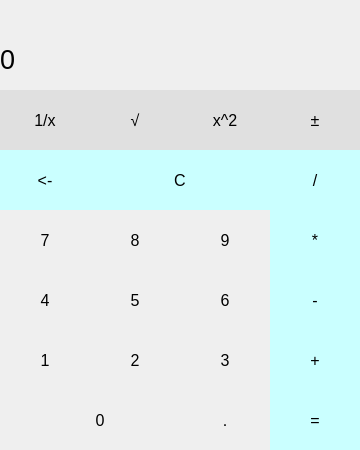
<?xml version="1.0" encoding="UTF-8"?>
<ui version="4.0">
 <class>CalcClass</class>
 <widget class="QMainWindow" name="CalcClass">
  <property name="geometry">
   <rect>
    <x>0</x>
    <y>0</y>
    <width>360</width>
    <height>450</height>
   </rect>
  </property>
  <property name="windowTitle">
   <string>Calc</string>
  </property>
  <widget class="QWidget" name="centralWidget">
   <widget class="QLabel" name="Rez_label">
    <property name="geometry">
     <rect>
      <x>0</x>
      <y>34</y>
      <width>360</width>
      <height>51</height>
     </rect>
    </property>
    <property name="font">
     <font>
      <pointsize>20</pointsize>
     </font>
    </property>
    <property name="styleSheet">
     <string notr="true">QLabel
{
	qproperty-alignment: 'AlignVCenter | AlignRight';
	border: none;
}

background-color: white;</string>
    </property>
    <property name="text">
     <string>0</string>
    </property>
   </widget>
   <widget class="QPushButton" name="pushButton_invert">
    <property name="geometry">
     <rect>
      <x>0</x>
      <y>90</y>
      <width>90</width>
      <height>60</height>
     </rect>
    </property>
    <property name="font">
     <font>
      <pointsize>12</pointsize>
     </font>
    </property>
    <property name="styleSheet">
     <string notr="true">QPushButton
{
border:none;
background-color: rgb(224, 224, 224);
}
QPushButton:pressed
{
background-color:qlineargradient(x1:0,y1:0,x2:0,y2:1,
						  stop: 0#C0C0C0, stop: 1#D7D7D7);
}</string>
    </property>
    <property name="text">
     <string>1/x</string>
    </property>
   </widget>
   <widget class="QPushButton" name="pushButton_1">
    <property name="geometry">
     <rect>
      <x>0</x>
      <y>330</y>
      <width>90</width>
      <height>60</height>
     </rect>
    </property>
    <property name="font">
     <font>
      <pointsize>12</pointsize>
     </font>
    </property>
    <property name="styleSheet">
     <string notr="true">QPushButton
{
border:none;
}
QPushButton:pressed
{
background-color:qlineargradient(x1:0,y1:0,x2:0,y2:1,
						  stop: 0#dadbde, stop: 1#f6f7fa);
}</string>
    </property>
    <property name="text">
     <string>1</string>
    </property>
   </widget>
   <widget class="QPushButton" name="pushButton_4">
    <property name="geometry">
     <rect>
      <x>0</x>
      <y>270</y>
      <width>90</width>
      <height>60</height>
     </rect>
    </property>
    <property name="font">
     <font>
      <pointsize>12</pointsize>
     </font>
    </property>
    <property name="styleSheet">
     <string notr="true">QPushButton
{
border:none;
}
QPushButton:pressed
{
background-color:qlineargradient(x1:0,y1:0,x2:0,y2:1,
						  stop: 0#dadbde, stop: 1#f6f7fa);
}</string>
    </property>
    <property name="text">
     <string>4</string>
    </property>
   </widget>
   <widget class="QPushButton" name="pushButton_7">
    <property name="geometry">
     <rect>
      <x>0</x>
      <y>210</y>
      <width>90</width>
      <height>60</height>
     </rect>
    </property>
    <property name="font">
     <font>
      <pointsize>12</pointsize>
     </font>
    </property>
    <property name="styleSheet">
     <string notr="true">QPushButton
{
border:none;
}
QPushButton:pressed
{
background-color:qlineargradient(x1:0,y1:0,x2:0,y2:1,
						  stop: 0#dadbde, stop: 1#f6f7fa);
}</string>
    </property>
    <property name="text">
     <string>7</string>
    </property>
   </widget>
   <widget class="QPushButton" name="pushButton_centry">
    <property name="geometry">
     <rect>
      <x>0</x>
      <y>150</y>
      <width>90</width>
      <height>60</height>
     </rect>
    </property>
    <property name="font">
     <font>
      <pointsize>12</pointsize>
     </font>
    </property>
    <property name="styleSheet">
     <string notr="true">QPushButton
{
background-color: rgb(202, 255, 255);
border: none;
}
QPushButton:pressed
{
background-color:qlineargradient(x1:0, y1:0, z2:0, y2:1,
						  stop: 0#A2B5CD, stop: 1#BCD2EE);
}</string>
    </property>
    <property name="text">
     <string>&lt;-</string>
    </property>
   </widget>
   <widget class="QPushButton" name="pushButton_sgnch">
    <property name="geometry">
     <rect>
      <x>270</x>
      <y>90</y>
      <width>90</width>
      <height>60</height>
     </rect>
    </property>
    <property name="font">
     <font>
      <pointsize>12</pointsize>
     </font>
    </property>
    <property name="styleSheet">
     <string notr="true">QPushButton
{
border:none;
background-color: rgb(224, 224, 224);
}
QPushButton:pressed
{
background-color:qlineargradient(x1:0,y1:0,x2:0,y2:1,
						  stop: 0#C0C0C0, stop: 1#D7D7D7);
}</string>
    </property>
    <property name="text">
     <string>±</string>
    </property>
   </widget>
   <widget class="QPushButton" name="pushButton_sqrt">
    <property name="geometry">
     <rect>
      <x>90</x>
      <y>90</y>
      <width>90</width>
      <height>60</height>
     </rect>
    </property>
    <property name="font">
     <font>
      <pointsize>12</pointsize>
     </font>
    </property>
    <property name="styleSheet">
     <string notr="true">QPushButton
{
border:none;
background-color: rgb(224, 224, 224);
}
QPushButton:pressed
{
background-color:qlineargradient(x1:0,y1:0,x2:0,y2:1,
						  stop: 0#C0C0C0, stop: 1#D7D7D7);
}</string>
    </property>
    <property name="text">
     <string>√</string>
    </property>
   </widget>
   <widget class="QPushButton" name="pushButton_clear">
    <property name="geometry">
     <rect>
      <x>90</x>
      <y>150</y>
      <width>180</width>
      <height>60</height>
     </rect>
    </property>
    <property name="font">
     <font>
      <pointsize>12</pointsize>
     </font>
    </property>
    <property name="styleSheet">
     <string notr="true">QPushButton
{
background-color: rgb(202, 255, 255);
border: none;
}
QPushButton:pressed
{
background-color:qlineargradient(x1:0, y1:0, z2:0, y2:1,
						  stop: 0#A2B5CD, stop: 1#BCD2EE);
}</string>
    </property>
    <property name="text">
     <string>C</string>
    </property>
   </widget>
   <widget class="QPushButton" name="pushButton_8">
    <property name="geometry">
     <rect>
      <x>90</x>
      <y>210</y>
      <width>90</width>
      <height>60</height>
     </rect>
    </property>
    <property name="font">
     <font>
      <pointsize>12</pointsize>
     </font>
    </property>
    <property name="styleSheet">
     <string notr="true">QPushButton
{
border:none;
}
QPushButton:pressed
{
background-color:qlineargradient(x1:0,y1:0,x2:0,y2:1,
						  stop: 0#dadbde, stop: 1#f6f7fa);
}</string>
    </property>
    <property name="text">
     <string>8</string>
    </property>
   </widget>
   <widget class="QPushButton" name="pushButton_5">
    <property name="geometry">
     <rect>
      <x>90</x>
      <y>270</y>
      <width>90</width>
      <height>60</height>
     </rect>
    </property>
    <property name="font">
     <font>
      <pointsize>12</pointsize>
     </font>
    </property>
    <property name="styleSheet">
     <string notr="true">QPushButton
{
border:none;
}
QPushButton:pressed
{
background-color:qlineargradient(x1:0,y1:0,x2:0,y2:1,
						  stop: 0#dadbde, stop: 1#f6f7fa);
}</string>
    </property>
    <property name="text">
     <string>5</string>
    </property>
   </widget>
   <widget class="QPushButton" name="pushButton_2">
    <property name="geometry">
     <rect>
      <x>90</x>
      <y>330</y>
      <width>90</width>
      <height>60</height>
     </rect>
    </property>
    <property name="font">
     <font>
      <pointsize>12</pointsize>
     </font>
    </property>
    <property name="styleSheet">
     <string notr="true">QPushButton
{
border:none;
}
QPushButton:pressed
{
background-color:qlineargradient(x1:0,y1:0,x2:0,y2:1,
						  stop: 0#dadbde, stop: 1#f6f7fa);
}</string>
    </property>
    <property name="text">
     <string>2</string>
    </property>
   </widget>
   <widget class="QPushButton" name="pushButton_0">
    <property name="geometry">
     <rect>
      <x>10</x>
      <y>390</y>
      <width>180</width>
      <height>60</height>
     </rect>
    </property>
    <property name="font">
     <font>
      <pointsize>12</pointsize>
     </font>
    </property>
    <property name="styleSheet">
     <string notr="true">QPushButton
{
border:none;
}
QPushButton:pressed
{
background-color:qlineargradient(x1:0,y1:0,x2:0,y2:1,
						  stop: 0#dadbde, stop: 1#f6f7fa);
}</string>
    </property>
    <property name="text">
     <string>0</string>
    </property>
   </widget>
   <widget class="QPushButton" name="pushButton_decimal">
    <property name="geometry">
     <rect>
      <x>180</x>
      <y>390</y>
      <width>90</width>
      <height>60</height>
     </rect>
    </property>
    <property name="font">
     <font>
      <pointsize>12</pointsize>
     </font>
    </property>
    <property name="styleSheet">
     <string notr="true">QPushButton
{
border:none;
}
QPushButton:pressed
{
background-color:qlineargradient(x1:0,y1:0,x2:0,y2:1,
						  stop: 0#dadbde, stop: 1#f6f7fa);
}</string>
    </property>
    <property name="text">
     <string>.</string>
    </property>
   </widget>
   <widget class="QPushButton" name="pushButton_result">
    <property name="geometry">
     <rect>
      <x>270</x>
      <y>390</y>
      <width>90</width>
      <height>60</height>
     </rect>
    </property>
    <property name="font">
     <font>
      <pointsize>12</pointsize>
     </font>
    </property>
    <property name="styleSheet">
     <string notr="true">QPushButton
{
background-color: rgb(202, 255, 255);
border: none;
}
QPushButton:pressed
{
background-color:qlineargradient(x1:0, y1:0, z2:0, y2:1,
						  stop: 0#A2B5CD, stop: 1#BCD2EE);
}</string>
    </property>
    <property name="text">
     <string>=</string>
    </property>
   </widget>
   <widget class="QPushButton" name="pushButton_addition">
    <property name="geometry">
     <rect>
      <x>270</x>
      <y>330</y>
      <width>90</width>
      <height>60</height>
     </rect>
    </property>
    <property name="font">
     <font>
      <pointsize>12</pointsize>
     </font>
    </property>
    <property name="styleSheet">
     <string notr="true">QPushButton
{
background-color: rgb(202, 255, 255);
border: none;
}
QPushButton:pressed
{
background-color:qlineargradient(x1:0, y1:0, z2:0, y2:1,
						  stop: 0#A2B5CD, stop: 1#BCD2EE);
}</string>
    </property>
    <property name="text">
     <string>+</string>
    </property>
   </widget>
   <widget class="QPushButton" name="pushButton_3">
    <property name="geometry">
     <rect>
      <x>180</x>
      <y>330</y>
      <width>90</width>
      <height>60</height>
     </rect>
    </property>
    <property name="font">
     <font>
      <pointsize>12</pointsize>
     </font>
    </property>
    <property name="styleSheet">
     <string notr="true">QPushButton
{
border:none;
}
QPushButton:pressed
{
background-color:qlineargradient(x1:0,y1:0,x2:0,y2:1,
						  stop: 0#dadbde, stop: 1#f6f7fa);
}</string>
    </property>
    <property name="text">
     <string>3</string>
    </property>
   </widget>
   <widget class="QPushButton" name="pushButton_6">
    <property name="geometry">
     <rect>
      <x>180</x>
      <y>270</y>
      <width>90</width>
      <height>60</height>
     </rect>
    </property>
    <property name="font">
     <font>
      <pointsize>12</pointsize>
     </font>
    </property>
    <property name="styleSheet">
     <string notr="true">QPushButton
{
border:none;
}
QPushButton:pressed
{
background-color:qlineargradient(x1:0,y1:0,x2:0,y2:1,
						  stop: 0#dadbde, stop: 1#f6f7fa);
}</string>
    </property>
    <property name="text">
     <string>6</string>
    </property>
   </widget>
   <widget class="QPushButton" name="pushButton_substraction">
    <property name="geometry">
     <rect>
      <x>270</x>
      <y>270</y>
      <width>90</width>
      <height>60</height>
     </rect>
    </property>
    <property name="font">
     <font>
      <pointsize>12</pointsize>
     </font>
    </property>
    <property name="styleSheet">
     <string notr="true">QPushButton
{
background-color: rgb(202, 255, 255);
border: none;
}
QPushButton:pressed
{
background-color:qlineargradient(x1:0, y1:0, z2:0, y2:1,
						  stop: 0#A2B5CD, stop: 1#BCD2EE);
}</string>
    </property>
    <property name="text">
     <string>-</string>
    </property>
   </widget>
   <widget class="QPushButton" name="pushButton_9">
    <property name="geometry">
     <rect>
      <x>180</x>
      <y>210</y>
      <width>90</width>
      <height>60</height>
     </rect>
    </property>
    <property name="font">
     <font>
      <pointsize>12</pointsize>
     </font>
    </property>
    <property name="styleSheet">
     <string notr="true">QPushButton
{
border:none;
}
QPushButton:pressed
{
background-color:qlineargradient(x1:0,y1:0,x2:0,y2:1,
						  stop: 0#dadbde, stop: 1#f6f7fa);
}</string>
    </property>
    <property name="text">
     <string>9</string>
    </property>
   </widget>
   <widget class="QPushButton" name="pushButton_multiplication">
    <property name="geometry">
     <rect>
      <x>270</x>
      <y>210</y>
      <width>90</width>
      <height>60</height>
     </rect>
    </property>
    <property name="font">
     <font>
      <pointsize>12</pointsize>
     </font>
    </property>
    <property name="styleSheet">
     <string notr="true">QPushButton
{
background-color: rgb(202, 255, 255);
border: none;
}
QPushButton:pressed
{
background-color:qlineargradient(x1:0, y1:0, z2:0, y2:1,
						  stop: 0#A2B5CD, stop: 1#BCD2EE);
}</string>
    </property>
    <property name="text">
     <string>*</string>
    </property>
   </widget>
   <widget class="QPushButton" name="pushButton_sqr">
    <property name="geometry">
     <rect>
      <x>180</x>
      <y>90</y>
      <width>90</width>
      <height>60</height>
     </rect>
    </property>
    <property name="font">
     <font>
      <pointsize>12</pointsize>
     </font>
    </property>
    <property name="styleSheet">
     <string notr="true">QPushButton
{
border:none;
background-color: rgb(224, 224, 224);
}
QPushButton:pressed
{
background-color:qlineargradient(x1:0,y1:0,x2:0,y2:1,
						  stop: 0#C0C0C0, stop: 1#D7D7D7);
}</string>
    </property>
    <property name="text">
     <string>x^2</string>
    </property>
   </widget>
   <widget class="QPushButton" name="pushButton_division">
    <property name="geometry">
     <rect>
      <x>270</x>
      <y>150</y>
      <width>90</width>
      <height>60</height>
     </rect>
    </property>
    <property name="font">
     <font>
      <pointsize>12</pointsize>
     </font>
    </property>
    <property name="styleSheet">
     <string notr="true">QPushButton
{
background-color: rgb(202, 255, 255);
border: none;
}
QPushButton:pressed
{
background-color:qlineargradient(x1:0, y1:0, z2:0, y2:1,
						  stop: 0#A2B5CD, stop: 1#BCD2EE);
}</string>
    </property>
    <property name="text">
     <string>/</string>
    </property>
   </widget>
   <widget class="QLabel" name="temp_label">
    <property name="geometry">
     <rect>
      <x>0</x>
      <y>0</y>
      <width>360</width>
      <height>31</height>
     </rect>
    </property>
    <property name="font">
     <font>
      <pointsize>11</pointsize>
     </font>
    </property>
    <property name="styleSheet">
     <string notr="true">QLabel
{
	qproperty-alignment: 'AlignVCenter | AlignLeft';
	border: none;
}

background-color: white;</string>
    </property>
    <property name="text">
     <string/>
    </property>
   </widget>
  </widget>
 </widget>
 <layoutdefault spacing="6" margin="11"/>
 <resources>
  <include location="Calc.qrc"/>
 </resources>
 <connections/>
</ui>
